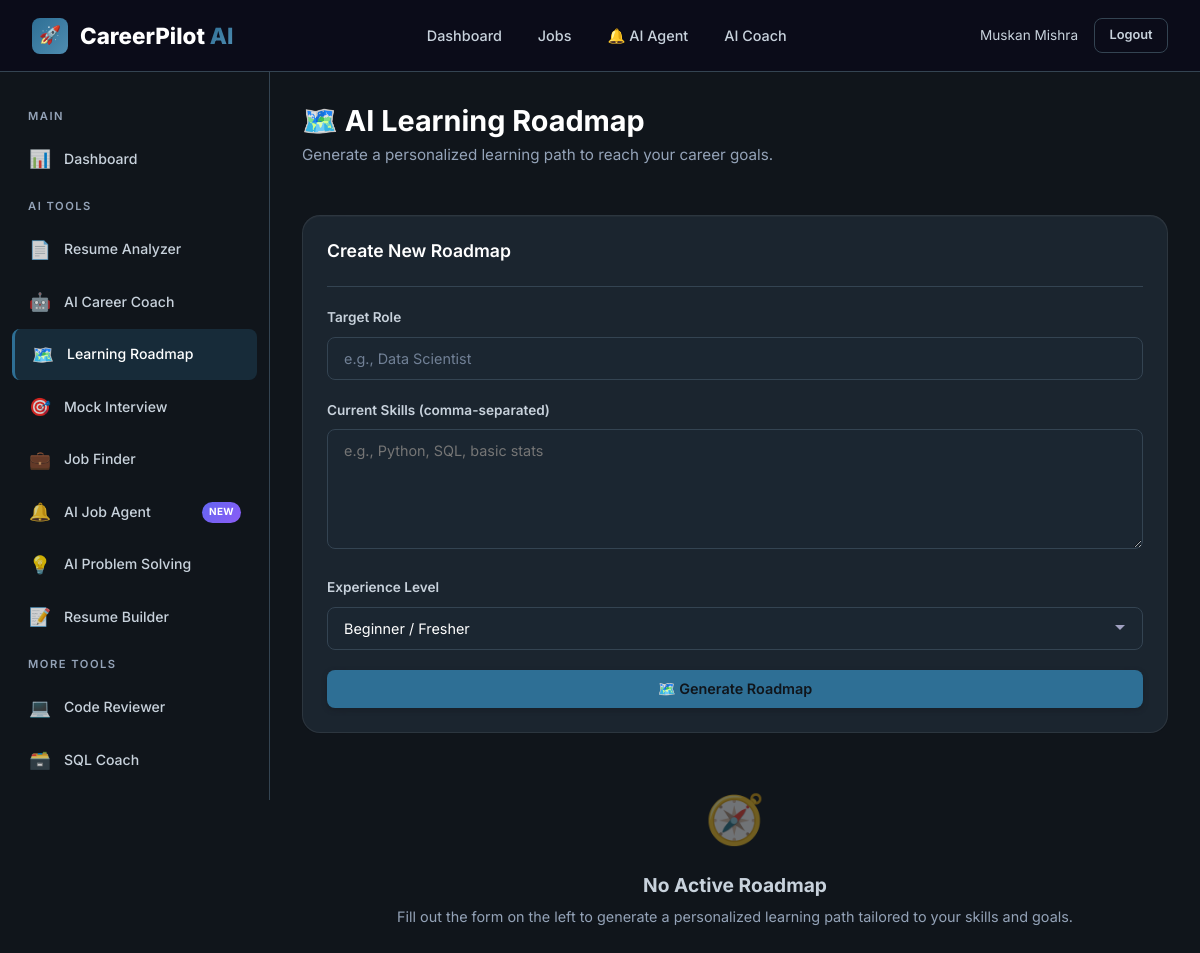
Before: /learning/ (signed in) with the older database file.
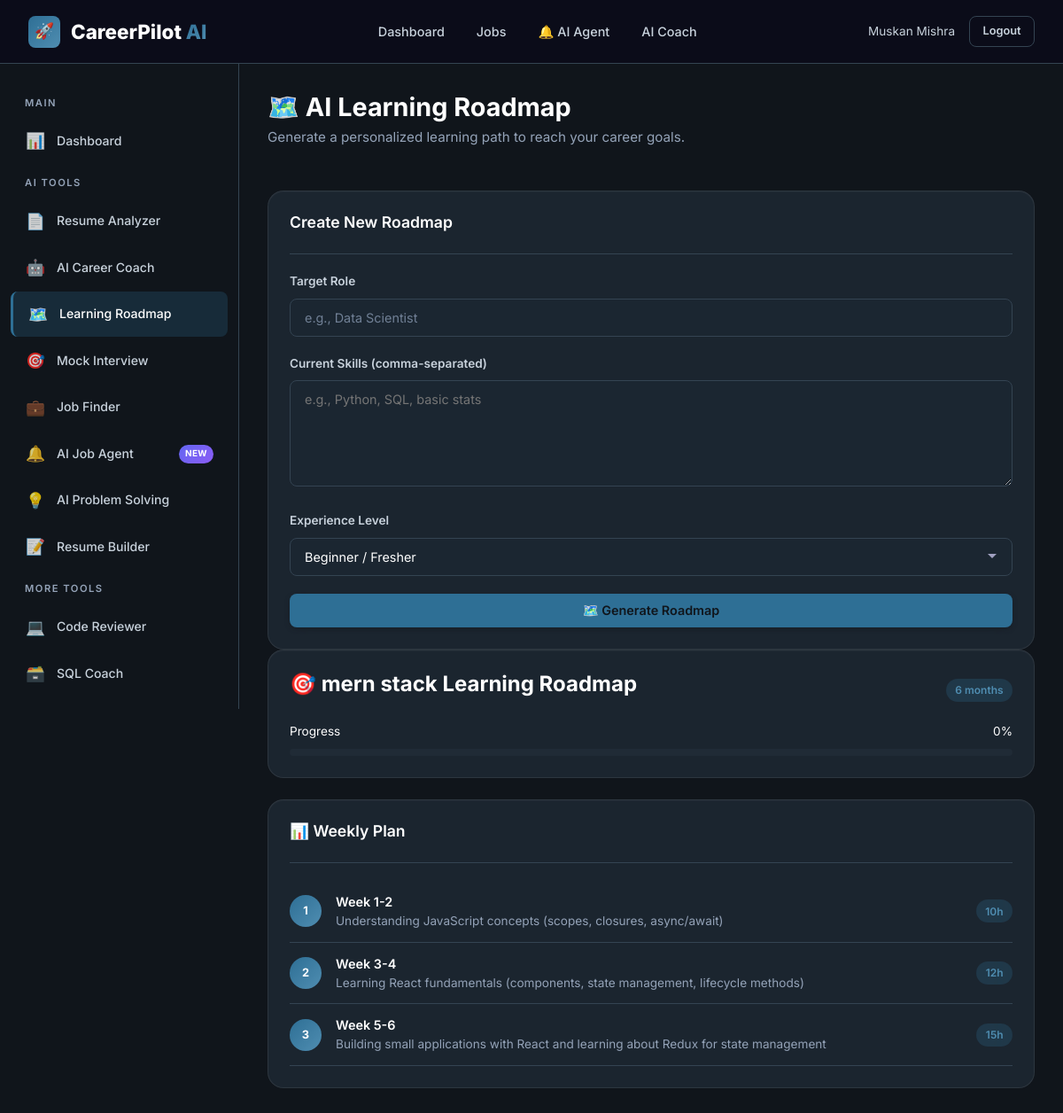
After: the same page with the newer database file.
### tables this page shows
CREATE TABLE learning_roadmaps (
    id INTEGER PRIMARY KEY AUTOINCREMENT,
    user_id INTEGER NOT NULL,
    target_role TEXT NOT NULL,
    current_skills TEXT DEFAULT '[]',
    roadmap_data TEXT DEFAULT '{}',
    daily_plan TEXT DEFAULT '{}',
    weekly_plan TEXT DEFAULT '{}',
    resources TEXT DEFAULT '{}',
    progress_percent INTEGER DEFAULT 0,
    status TEXT DEFAULT 'active' CHECK(status IN ('active', 'completed', 'paused', 'archived')),
    created_at TIMESTAMP DEFAULT CURRENT_TIMESTAMP,
    updated_at TIMESTAMP DEFAULT CURRENT_TIMESTAMP,
    FOREIGN KEY (user_id) REFERENCES users(id) ON DELETE CASCADE
);

### backend/routes/learning.py (the view)
@learning_bp.route('/')
@login_required
def index():
    user_id  = session['user_id']
    roadmaps = LearningService.get_user_roadmaps(user_id)
    active   = LearningService.get_active_roadmap(user_id)
    prefill  = CareerProfileService.get_prefill_for_module(user_id, 'learning')
    return render_template('learning/index.html',
                           roadmaps=roadmaps,
                           active_roadmap=active,
                           prefill=prefill)

### backend/database/db.py (called while the page is built)
def get_db_path() -> str:
    base_dir = os.path.dirname(os.path.dirname(os.path.dirname(os.path.abspath(__file__))))
    return os.path.join(base_dir, DATABASE_PATH)

def get_connection(db_path: Optional[str] = None) -> sqlite3.Connection:
    path = db_path or get_db_path()
    conn = sqlite3.connect(path)
    conn.row_factory = sqlite3.Row
    conn.execute("PRAGMA foreign_keys = ON")
    conn.execute("PRAGMA journal_mode = WAL")
    return conn

@contextmanager
def get_db(db_path: Optional[str] = None):
    conn = get_connection(db_path)
    try:
        yield conn
        conn.commit()
    except Exception:
        conn.rollback()
        raise
    finally:
        conn.close()

### backend/models/career_profile.py (called while the page is built)
    @staticmethod
    def get_by_user(user_id: int) -> Optional[dict]:
        row = execute_one(
            "SELECT * FROM career_profiles WHERE user_id = ?", (user_id,)
        )
        return CareerProfileModel._parse(row) if row else None

### backend/models/learning.py (called while the page is built)
    @staticmethod
    def get_by_user(user_id: int) -> list[dict]:
        return execute_query(
            "SELECT * FROM learning_roadmaps WHERE user_id = ? ORDER BY created_at DESC",
            (user_id,)
        )

### templates/learning/index.html (shortened to what the changed rows need)
{% extends "base.html" %}
{% block content %}
<main class="main-content">
    <div class="page-header reveal flex-between">
        <div>
            <h1>🗺️ AI Learning Roadmap</h1>
        </div>
    </div>
    <div class="grid-2 reveal delay-1">
        <div id="roadmapResults">
            {% if active_roadmap %}
                <div style="animation: fadeInUp 0.5s ease;">
                    <div class="card" style="margin-bottom: 1.5rem;">
                        <div class="flex-between">
                            <h3>🎯 {{ active_roadmap.target_role }} Learning Roadmap</h3>
                            <span class="badge badge-primary">{{ active_roadmap.roadmap_data.estimated_duration | default('N/A') }}</span>
                        </div>
                        <div style="margin-top: 1rem;">
                            <div class="flex-between" style="margin-bottom: 0.5rem; font-size: 0.85rem;">
                                <span>Progress</span>
                                <span>{{ active_roadmap.progress_percent }}%</span>
                            </div>
                            <div class="progress-bar">
                            </div>
                        </div>
                    </div>
                    {% if active_roadmap.roadmap_data.weekly_plan %}
                    <div class="card" style="margin-bottom: 1.5rem;">
                        <div class="card-header"><h3 class="card-title">📊 Weekly Plan</h3></div>
                        {% for w in active_roadmap.roadmap_data.weekly_plan %}
                            <div style="display: flex; align-items: center; gap: 1rem; padding: 0.75rem 0; border-bottom: 1px solid var(--border);">
                                <div style="width: 36px; height: 36px; border-radius: 50%; background: var(--gradient-primary); display: flex; align-items: center; justify-content: center; font-size: 0.8rem; font-weight: 700; color: white; flex-shrink: 0;">{{ loop.index }}</div>
                                <div style="flex: 1;">
                                    <div style="font-weight: 600; font-size: 0.9rem;">{{ w.week }}</div>
                                    <div style="font-size: 0.85rem; color: var(--text-tertiary);">{{ w.focus }}</div>
                                </div>
                                <span class="badge badge-primary">{{ w.hours }}h</span>
                            </div>
                        {% endfor %}
                    </div>
                    {% endif %}
                </div>
            {% else %}
                <div class="empty-state">
                    <div class="empty-icon">🧭</div>
                    <h3>No Active Roadmap</h3>
                    <p>Fill out the form on the left to generate a personalized learning path tailored to your skills and goals.</p>
                </div>
            {% endif %}
        </div>
    </div>
</main>
{% endblock %}

Changed rows visible on the page:
added learning_roadmaps: target_role "mern stack", progress_percent "0"
Other visible differences:
{{ active_roadmap.roadmap_data.estimated_duration | default('N/A') }}: (not shown) → "6 months"
text no longer shown: "🧭 No Active Roadmap Fill out the form on the left to generate a personalized learning path tailored to your skills and goals."
text now shown: "🎯 Learning Roadmap Progress % 📊 Weekly Plan"
new list line: "1 Week 1-2 Understanding JavaScript concepts (scopes, closures, async/await) 10 h"
new list line: "2 Week 3-4 Learning React fundamentals (components, state management, lifecycle methods) 12 h"
new list line: "3 Week 5-6 Building small applications with React and learning about Redux for state management 15 h"
